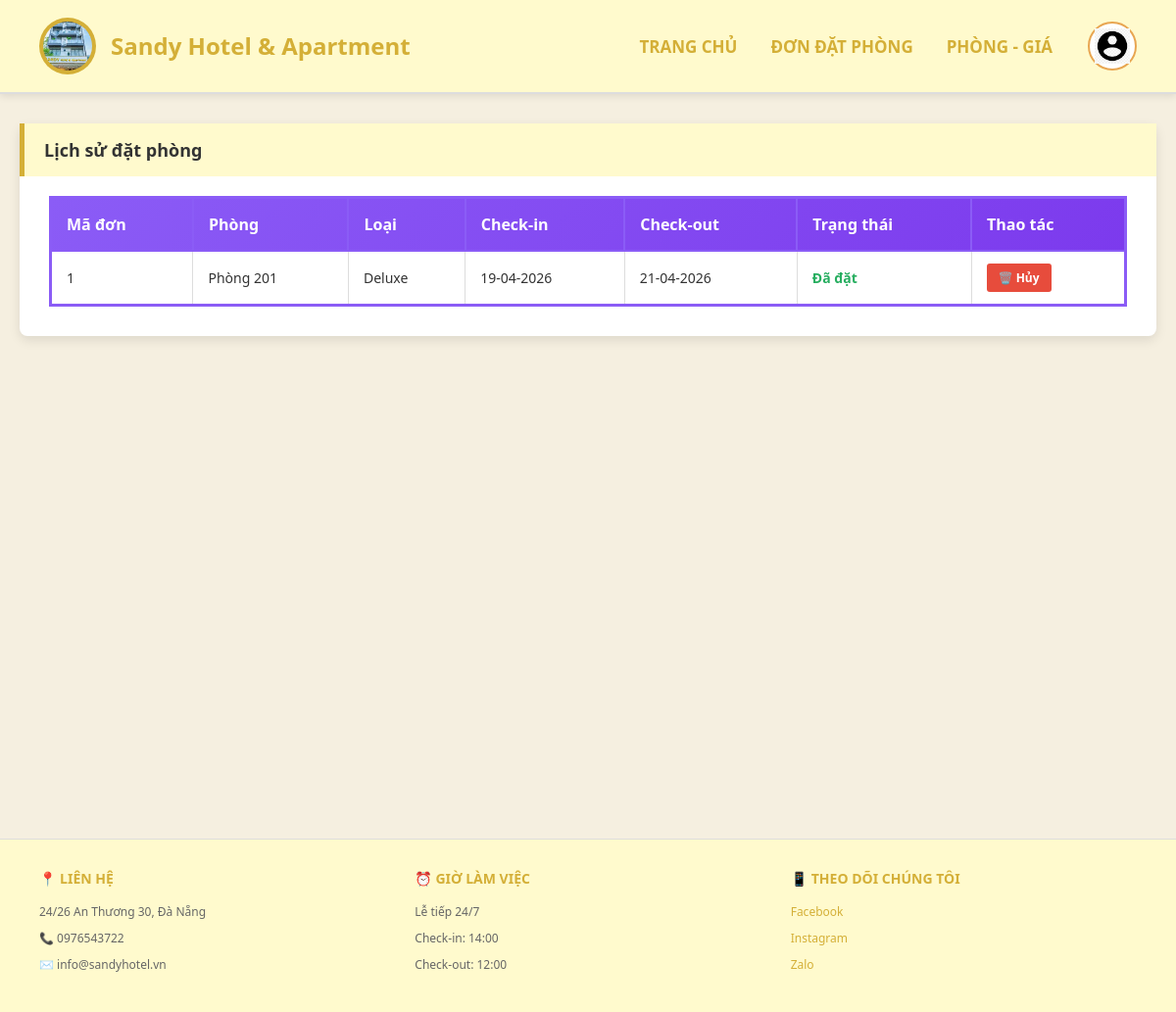
Screenshot of /booking-history/ (signed in) with the database file from the repository.
### hotel/models.py (models this page shows, shortened)
class Booking(models.Model):
    user = models.ForeignKey(User, on_delete=models.CASCADE)
    room = models.ForeignKey(Room, on_delete=models.CASCADE)
    check_in = models.DateField()
    check_out = models.DateField()
    guest_count = models.PositiveIntegerField(default=1)
    special_request = models.TextField(blank=True)
    booking_group = models.CharField(max_length=32, blank=True, db_index=True)
    status = models.CharField(max_length=20, default='Đã đặt')  # Đã đặt, Đã huỷ, Đã check in
    created_at = models.DateTimeField(auto_now_add=True)

class Room(models.Model):
    STATUS_CHOICES = [
        ('available', 'Còn trống'),
        ('occupied', 'Đã thuê'),
        ('maintenance', 'Bảo trì'),
        ('unavailable', 'Không khả dụng'),
    ]
    room_type = models.ForeignKey(RoomType, on_delete=models.CASCADE, related_name='rooms')
    room_number = models.CharField(max_length=20, unique=True)  # 101, 102, 201, etc.
    floor = models.PositiveIntegerField(default=1)
    status = models.CharField(max_length=20, choices=STATUS_CHOICES, default='available')
    class Meta:
        ordering = ['floor', 'room_number']

class RoomType(models.Model):
    name = models.CharField(max_length=100)  # Studio, Deluxe, Twin, Double, etc.
    description = models.TextField()
    base_price = models.PositiveIntegerField()
    capacity = models.PositiveIntegerField(default=2)
    bed_count = models.PositiveIntegerField(default=1)  # Số giường
    image = models.URLField(blank=True, null=True)
    amenities = models.TextField(default='')  # Tiện nghi: WiFi, TV, AC, etc.
    created_at = models.DateTimeField(auto_now_add=True)
    class Meta:
        ordering = ['base_price']

### hotel/views.py (the view)
# urls.py: path('booking-history/', views.booking_history, name='booking_history'),
@login_required(login_url="/login/")
def booking_history(request):
    bookings = Booking.objects.filter(user=request.user).order_by("-created_at")
    return render(request, "booking_history.html", {"bookings": bookings})

### hotel/templates/booking_history.html (shortened to what this page needs)
{% extends 'base.html' %}
{% block content %}
<div class="booking-container">
  <div class="section-title">Lịch sử đặt phòng</div>
  {% if bookings %}
    <table class="booking-table">
      <thead>
        <tr>
          <th>Mã đơn</th>
          <th>Phòng</th>
          <th>Loại</th>
          <th>Check-in</th>
          <th>Check-out</th>
          <th>Trạng thái</th>
          <th>Thao tác</th>
        </tr>
      </thead>
      <tbody>
        {% for booking in bookings %}
          <tr>
            <td>{{ booking.id }}</td>
            <td>Phòng {{ booking.room.room_number }}</td>
            <td>{{ booking.room.room_type.name }}</td>
            <td>{{ booking.check_in|date:"d-m-Y" }}</td>
            <td>{{ booking.check_out|date:"d-m-Y" }}</td>
            <td>
              {% if booking.status == 'Đã đặt' %}
                <span class="status-đã-đặt">{{ booking.status }}</span>
              {% elif booking.status == 'Đã check in' %}
                <span class="status-đã-check-in">{{ booking.status }}</span>
              {% else %}
                <span class="status-đã-huỷ">{{ booking.status }}</span>
              {% endif %}
            </td>
            <td>
              {% if booking.status == 'Đã đặt' %}
                <a href="/cancel-booking/{{ booking.id }}/" class="action-btn">🗑️ Hủy</a>
              {% else %}
                <span style="color: #CCC;">—</span>
              {% endif %}
            </td>
          </tr>
        {% endfor %}
      </tbody>
    </table>
  {% else %}
    <div class="no-bookings">
      📭 Bạn chưa có đặt phòng nào. <br><br>
      <a href="/">👈 Bắt đầu đặt phòng</a>
    </div>
  {% endif %}
</div>
{% endblock %}

### hotel/templates/base.html (style rules this page uses)
* { margin: 0; padding: 0; box-sizing: border-box; }
body { font-family: 'Segoe UI', Tahoma, Geneva, Verdana, sans-serif; background-color: #F5EFE0; }

### hotel/templates/booking_history.html (style rules this page uses)
.booking-container { background: white; padding: 30px; border-radius: 8px; box-shadow: 0 4px 12px rgba(0, 0, 0, 0.1); }
.section-title { background: #FFFACD; border-left: 5px solid #D4AF37; padding: 15px 20px; margin: -30px -30px 20px -30px; font-weight: bold; color: #333; font-size: 18px; }
.booking-table { width: 100%; border-collapse: collapse; margin-top: 15px; border: 3px solid #8B5CF6; }
.booking-table thead { background: linear-gradient(135deg, #8B5CF6 0%, #7C3AED 100%); }
.booking-table th { padding: 15px; color: white; text-align: left; font-weight: 600; border: 2px solid #8B5CF6; }
.booking-table td { padding: 12px 15px; border: 1px solid #DDD; color: #333; font-size: 14px; }
.status-đã-đặt { color: #27AE60; font-weight: 600; }
.action-btn { background: #E74C3C; color: white; padding: 6px 12px; border: none; border-radius: 3px; cursor: pointer; font-size: 12px; font-weight: 600; transition: background 0.3s; text-decoration: none; display: inline-block; }

### rows the page displays
Booking: id "1", room.room_number "201", room.room_type.name "Deluxe", check_in "19-04-2026", check_out "21-04-2026", status "Đã đặt"
